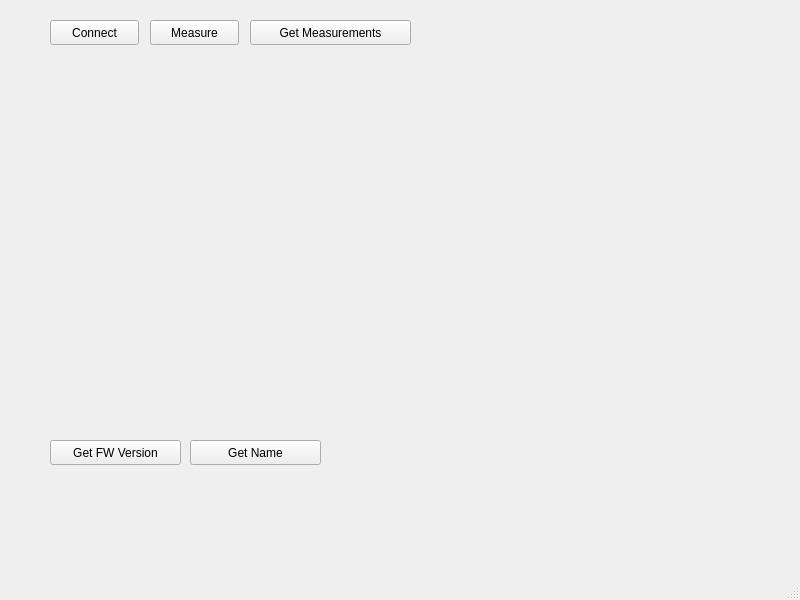
<?xml version="1.0" encoding="UTF-8"?>
<ui version="4.0">
 <class>MainWindow</class>
 <widget class="QMainWindow" name="MainWindow">
  <property name="geometry">
   <rect>
    <x>0</x>
    <y>0</y>
    <width>800</width>
    <height>600</height>
   </rect>
  </property>
  <property name="windowTitle">
   <string>MainWindow</string>
  </property>
  <widget class="QWidget" name="centralwidget">
   <widget class="QPushButton" name="connectPushButton">
    <property name="geometry">
     <rect>
      <x>50</x>
      <y>20</y>
      <width>89</width>
      <height>25</height>
     </rect>
    </property>
    <property name="text">
     <string>Connect</string>
    </property>
   </widget>
   <widget class="QWidget" name="verticalLayoutWidget">
    <property name="geometry">
     <rect>
      <x>50</x>
      <y>80</y>
      <width>671</width>
      <height>341</height>
     </rect>
    </property>
    <layout class="QVBoxLayout" name="verticalLayout"/>
   </widget>
   <widget class="QPushButton" name="measurePushButton">
    <property name="geometry">
     <rect>
      <x>150</x>
      <y>20</y>
      <width>89</width>
      <height>25</height>
     </rect>
    </property>
    <property name="text">
     <string>Measure</string>
    </property>
   </widget>
   <widget class="QPushButton" name="getFwVersionPushButtonsocket">
    <property name="geometry">
     <rect>
      <x>50</x>
      <y>440</y>
      <width>131</width>
      <height>25</height>
     </rect>
    </property>
    <property name="text">
     <string>Get FW Version</string>
    </property>
   </widget>
   <widget class="QPushButton" name="getMeasuremntsPushButton">
    <property name="geometry">
     <rect>
      <x>250</x>
      <y>20</y>
      <width>161</width>
      <height>25</height>
     </rect>
    </property>
    <property name="text">
     <string>Get Measurements</string>
    </property>
   </widget>
   <widget class="QPushButton" name="getNamePushButton">
    <property name="geometry">
     <rect>
      <x>190</x>
      <y>440</y>
      <width>131</width>
      <height>25</height>
     </rect>
    </property>
    <property name="text">
     <string>Get Name</string>
    </property>
   </widget>
  </widget>
  <widget class="QMenuBar" name="menubar">
   <property name="geometry">
    <rect>
     <x>0</x>
     <y>0</y>
     <width>800</width>
     <height>22</height>
    </rect>
   </property>
  </widget>
  <widget class="QStatusBar" name="statusbar"/>
 </widget>
 <resources/>
 <connections/>
</ui>
